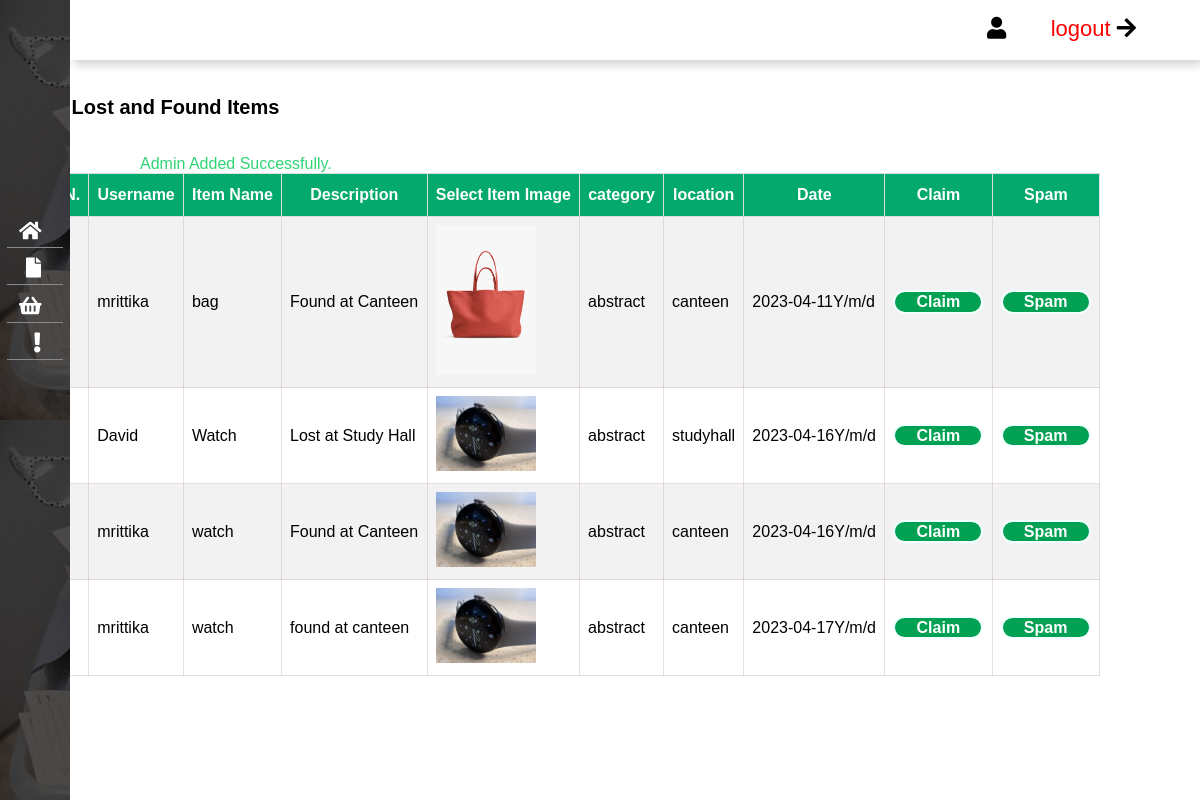
Page /manage-item.php (signed in) on the committed database.
### tables this page shows
CREATE TABLE `found_items` (
  `id` int(100) UNSIGNED NOT NULL,
  `username` varchar(50) NOT NULL,
  `title` varchar(50) NOT NULL,
  `description` text NOT NULL,
  `image_name` varchar(50) NOT NULL,
  `category` varchar(50) NOT NULL,
  `location` varchar(50) NOT NULL,
  `date` date NOT NULL
);

### manage-item.php (the view, shortened to what this page needs)
<?php include('menu.php'); ?>
<div class="main-content">
    <br /><br />
        <h1>Lost and Found Items</h1>
        <br /><br />
                <?php
                    if(isset($_SESSION['add']))
                    {
                        echo $_SESSION['add'];
                    }
                ?>
                <table class="tbl-full">
                    <tr>
                        <th>S.N.</th>
                        <th>Username</th>
                        <th>Item Name</th>
                        <th>Description</th>
                        <th>Select Item Image</th>
                        <th>category</th>
                        <th>location</th>
                        <th>Date</th>
                        <th>Claim</th>
                        <th>Spam</th>
                    </tr>
                    <?php
                        $sql = "SELECT * FROM found_items";
                        $res = mysqli_query($conn, $sql);
                        $count = mysqli_num_rows($res);
                        $sn=1;
                        if($count>0)
                        {
                            while($row=mysqli_fetch_assoc($res))
                            {
                                $username = $row['username'];
                                $title = $row['title'];
                                $description = $row['description'];
                                $image_name = $row['image_name'];
                                $category = $row['category'];
                                $location = $row['location'];
                                $date = $row['date'];
                                ?>
                                <tr>
                                    <td><?php echo $sn++; ?>. </td>
                                    <td><?php echo $username; ?></td>
                                    <td><?php echo $title; ?></td>
                                    <td><?php echo $description; ?></td>
                                    <td>
                                    <?php
                                            if($image_name=="")
                                            {
                                                echo "<div class='error'>Image not Added.</div>";
                                            }
                                            else
                                            {
                                                ?>
                                                <img src="<?php echo SITEURL; ?>image/<?php echo $image_name; ?>" width="100px">
                                                <?php
                                            }
                                        ?>
                                    </td>
                                    <td><?php echo $category; ?></td>
                                    <td><?php echo $location; ?></td>
                                    <td><?php echo $date,"Y/m/d ";; ?></td>
                                   <td> <button type="submit" name="submit" value="Post Item" class="btn-primary" style= "width:90px">Claim</button> </td>
                                   <td> <button type="submit" name="submit" value="Post Item" class="btn-primary" style= "width:90px">Spam</button> </td>
                                <?php
                            }
                        }
                        else
                        {
                            echo "<tr> <td colspan='7' class='error'> Item not Added Yet. </td> </tr>";
                        }
                    ?>
                </table>
    </div>

### stylehome.css (style rules this page uses)
:root { --main-color: #009688; }
* { padding: 0; margin: 0; list-style-type: none; text-decoration: none; font-family: "Poppins", sans-serif; }
.main-content h1 { font-size: 20px; text-align: center; margin-left:-989px; }
.tbl-full { font-family: Arial, Helvetica, sans-serif; border-collapse: collapse; width: 100%; margin-left:-100px; text-align: center; }
.tbl-full tr:nth-child(even) { background-color: #f2f2f2; }
table tr th { border: 1px solid #ddd; padding: 8px; text-align: center; }
.tbl-full th { padding-top: 12px; padding-bottom: 12px; text-align: left; background-color: #04AA6D; color: white; text-align: center; }
.btn-primary { background-color: #00a153; padding: 1%; color: white; text-decoration: none; font-weight: bold; }
.success { color: #2ed573; }

### stylenavside.css (style rules this page uses)
* { padding: 0; margin: 0; list-style-type: none; text-decoration: none; font-family: "Poppins", sans-serif; box-sizing: border-box; }
.main-content { margin-left: 270px; transition: margin-left 300ms; }
@media only screen and (max-width: 1200px) { .main-content { margin-left: 70px; } }

### stylepost.css (style rules this page uses)
button { width: 200px; padding: 7px; text-align: center; font-size: medium; border-radius: 20px; border: 2.5px solid #f1fffe; color: #fff; background: #009688; }
table { margin-left: 70px; font-family: arial, sans-serif; border-collapse: collapse; width: 95%; }
td, th { border: 1px solid #d0b9b977; text-align: left; padding: 8px; font-family: 'Franklin Gothic Medium', 'Arial Narrow', Arial, sans-serif; }
tr:nth-child(even) { background-color: #e4bfbf10; }

### rows in the picture
found_items: username "mrittika", title "bag", description "Found at Canteen", image_name (picture), category "abstract", location "canteen", date "2023-04-11"
found_items: username "David", title "Watch", description "Lost at Study Hall", image_name (picture), category "abstract", location "studyhall", date "2023-04-16"
found_items: username "mrittika", title "watch", description "Found at Canteen", image_name (picture), category "abstract", location "canteen", date "2023-04-16"
found_items: username "mrittika", title "watch", description "found at canteen", image_name (picture), category "abstract", location "canteen", date "2023-04-17"

### other values in the picture
$_SESSION['add'] "Admin Added Successfully."
